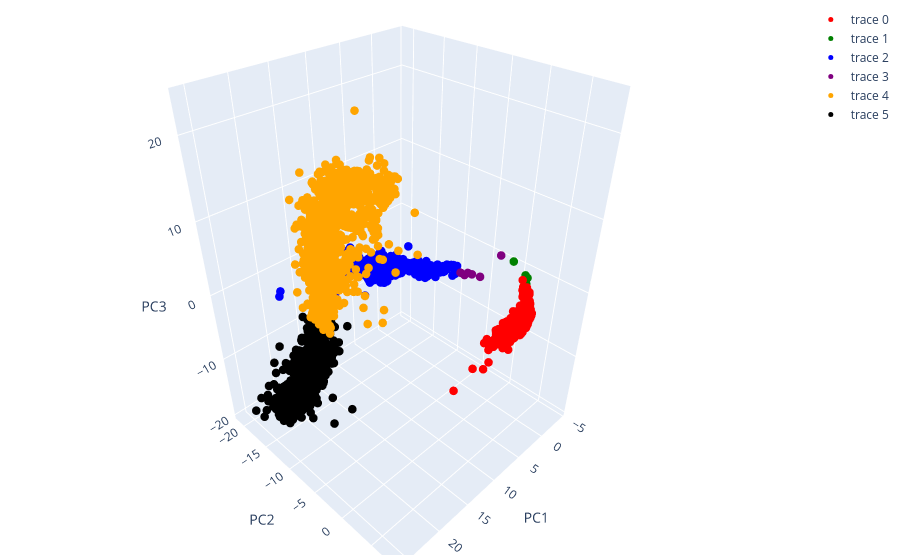

Write notebook code for a chart like this one.
### Code cell
# plot the model predicted class in feature space
folder_name = "PCA_of_Features/"
os.makedirs(specific_file_dir + folder_name, exist_ok=True)

import plotly.graph_objects as go

feat_1 = "pc1"
feat_2 = "pc2"

alpha = [1,1,1,1,1,1,1]

if num_PCA_components == 2:
  fig, ax = plt.subplots()
  for j in classes:
    df = class_dfs[j]
    ax.scatter(df[feat_1], df[feat_2], c = colors[j], label = "class " + str(j), alpha = alpha[j])

  leg = ax.legend(loc="lower left")
  ax.set(xlabel = "PC1", ylabel = "PC2", title = "")

  # option_print = True
  if option_print:
    plt.savefig(specific_file_dir + folder_name + "PCA_of_Feats_2_Components.png", dpi = 300, bbox_inches='tight')
  plt.show()

if num_PCA_components == 3:
  feat_3 = "pc3"

  # 3D matplotlib plot
  fig = plt.figure(figsize=(8, 8))
  ax = plt.axes(projection='3d')

  for j in classes:
    df = class_dfs[j]
    ax.scatter3D(df[feat_1], df[feat_2], df[feat_3], c = colors[j], label = "class " + str(j), alpha = alpha[j])

  leg = ax.legend(loc="upper left")
  ax.set(xlabel = feat_1, ylabel = feat_2, zlabel = feat_3)
  ax.view_init(30,45)

  # enhanced 3D plot with plotly
  traces = []

  for i, df in enumerate(class_dfs):
    color = colors[i]
    cur_alpha = alpha[i]
    
    trace = go.Scatter3d(x=df[feat_1],y=df[feat_2],z=df[feat_3], mode='markers',
        marker=dict(
            size=5,
            color=color,
            opacity=cur_alpha
        )
    )
    traces.append(trace) 

  fig = go.Figure(data=traces)
  fig.update_layout(margin=dict(l=5, r=5, b=5, t=5))
  fig.update_layout(scene=dict(
          xaxis_title='PC1',
          yaxis_title='PC2',
          zaxis_title='PC3'
      ))
  
  # option_print = True
  if option_print:
    plt.savefig(specific_file_dir + folder_name + "PCA_of_Feats_3_Components.png", dpi = 300, bbox_inches='tight')
    fig.write_html(specific_file_dir + folder_name + "Interactive_Plot_PCA_of_Feats_3_Components.html")
  fig.show()

### Figure 1 — Plotly figure (JSON) as saved in the notebook; plotly's stock layout.template omitted (floating-point values rounded to 4 significant figures; data arrays with more than 128 entries replaced by an {"elided": "..."} marker saying what was removed)
{"data": [{"marker": {"color": "red", "opacity": 1, "size": 5}, "mode": "markers", "type": "scatter3d", "x": {"elided": "10969 float values"}, "y": {"elided": "10969 float values"}, "z": {"elided": "10969 float values"}}, {"marker": {"color": "green", "opacity": 1, "size": 5}, "mode": "markers", "type": "scatter3d", "x": {"elided": "9400 float values"}, "y": {"elided": "9400 float values"}, "z": {"elided": "9400 float values"}}, {"marker": {"color": "blue", "opacity": 1, "size": 5}, "mode": "markers", "type": "scatter3d", "x": {"elided": "982 float values"}, "y": {"elided": "982 float values"}, "z": {"elided": "982 float values"}}, {"marker": {"color": "purple", "opacity": 1, "size": 5}, "mode": "markers", "type": "scatter3d", "x": {"elided": "10644 float values"}, "y": {"elided": "10644 float values"}, "z": {"elided": "10644 float values"}}, {"marker": {"color": "orange", "opacity": 1, "size": 5}, "mode": "markers", "type": "scatter3d", "x": {"elided": "942 float values"}, "y": {"elided": "942 float values"}, "z": {"elided": "942 float values"}}, {"marker": {"color": "black", "opacity": 1, "size": 5}, "mode": "markers", "type": "scatter3d", "x": {"elided": "833 float values"}, "y": {"elided": "833 float values"}, "z": {"elided": "833 float values"}}], "layout": {"margin": {"b": 5, "l": 5, "r": 5, "t": 5}, "scene": {"xaxis": {"title": {"text": "PC1"}}, "yaxis": {"title": {"text": "PC2"}}, "zaxis": {"title": {"text": "PC3"}}}}}
